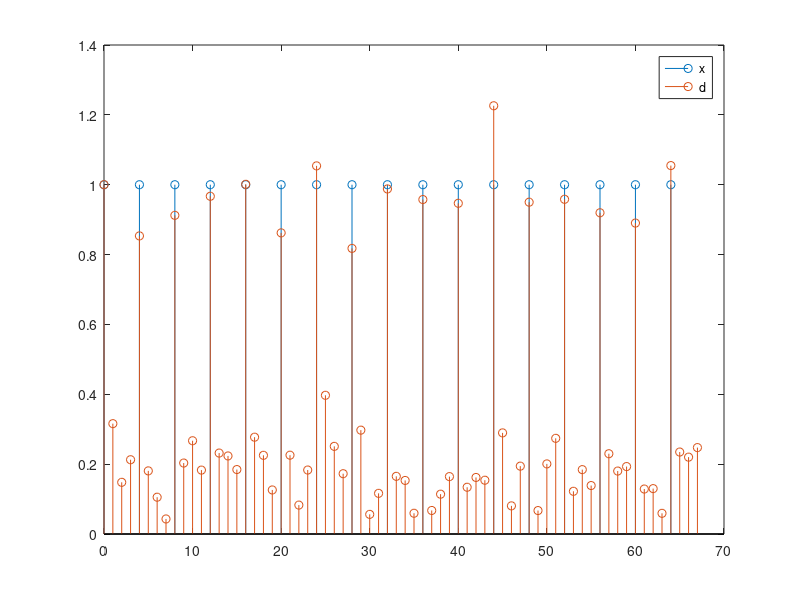

Recreate this plot in MATLAB. (Note: this script raises an error after producing the figure.)
%% Impulse response estimation
% We are at the receiver, we know what the sender is sending and we try to
% estimate it with the LS method (for reference, see page 244).

% Note: As the receiver, we do _not_ know neither N_h nor sigma_w

clear
close all
clc

% To observe L samples, we need to send L+N-1 samples of the training
% sequence {x(0), ..., x((N-1)+(L-1))}
% TODO Try multiple combinations. Generally, L = 2*N
L = 15; % Length of the observation
N = 10; % Supposed length of the impulse response of the channel
% Supposed length of the impulse response of the channel in each polyphase branch
% the number of branches that have a coefficient less than the other
% branches is
n_short = mod(4-N, 4);
% then the number of coefficients in each branch is
N_i(1:4-n_short) = ceil(N/4);
N_i(4-n_short + 1:4) = ceil(N/4) - 1;


%% Generate training sequence
% The x sequence must be a partially repeated M-L sequence of length L. We
% need it to have size L+N-1.
% this holds for L = 15
r = log2(L+1);
p = zeros(L,1);
p(1:r) = ones(1,r).'; % Set arbitrary initial condition
for l = r+1:(L)
    p(l) = xor(p(l-3), p(l-4)); % -1, -2 for L=3
end
clear l

x = [p; p(1:max(N_i)-1)];
x(x == 0) = -1;


%% Generate gi

N_h = 3;
a_dopp = [1, -4.4153, 8.6283, -9.4592, 6.1051, -1.3542, -3.3622, 7.2390, ...
    -7.9361, 5.1221, -1.8401, 2.8706e-1];
b_dopp = [1.3651e-4, 8.1905e-4, 2.0476e-3, 2.7302e-3, 2.0476e-3, 9.0939e-4, ...
    6.7852e-4, 1.3550e-3, 1.8076e-3, 1.3550e-3, 5.3726e-4, 6.1818e-5, -7.1294e-5, ...
    -9.5058e-5, -7.1294e-5, -2.5505e-5, 1.3321e-5, 4.5186e-5, 6.0248e-5, 4.5186e-5, ...
    1.8074e-5, 3.0124e-6];
[h_dopp, ~] = impz(b_dopp, a_dopp);
hds_nrg = sum(h_dopp.^2);
b_dopp = b_dopp / sqrt(hds_nrg);
Tc = 1;     % This is the smallest time interval we want to simulate
T = 4*Tc;   % Time sampling interval of the input of the channel
Kdb = 3;    % 3 dB
K = 10^(Kdb/10);
fd = 5*10^-3/T; % doppler frequency
Tq = Tc;    % Fundamental sampling time. This is the same as Tc, right???
% We stick to anastasopolous chugg paper (1997) and choose Tp such that
% fd*Tp = 0.1
tau_rms = 0.3*T;  % Tc = 1, as it is the fundamental sampling time
tau = 0:Tc:N_h-1;
Tp = 1/10 * (1/fd) * Tq; % Sampling time used for filtering the white noise
pdp_gauss = 1/tau_rms * exp(-tau/tau_rms);

C = sqrt(K/(K+1));
% normalize pdp: it must be sum(E[|gtilde_i|^2]) = 1 - C^2
pdp_gauss = pdp_gauss.*(1-C^2)/sum(pdp_gauss);

M_d = sum(pdp_gauss);

snr = 10; % db
snr_lin = 10^(snr/10);
sigma_w = 1/(T/Tc*snr); % the PN sequence has power 1


fprintf('fd * Tp = %d \n', Tp*fd);
g_samples_needed = 200000; % Some will be dropped because of transient
w_samples_needed = ceil(g_samples_needed / Tp);
transient = ceil(g_samples_needed/4);

% Generate complex-valued Gaussian white noise with zero mean and unit variance
%rng('default');
g_mat = zeros(N_h, g_samples_needed - transient);
for ray = 1:N_h
    w = wgn(w_samples_needed,1,0,'complex');
    %fprintf('variance of white noise=%d \n', var(w))
    
    % Filter the wgn with a narrowband filter. The filter will have the
    % classical Doppler spectrum in the frequency domain, with f_d * Tc = 1.25*10^-3
    % By using the approach suggested in anastchugg97 we use an iir filter
    % with known coefficients which is the convolution of a Cheby lowpass and a shaping filter.
    % Note that it is
    % possible to initialize properly the filters, consider doing it in
    % following versions since it allows to start in steady state conditions
    % and avoid dropping about many samples (it is a very cool thing!)
    gprime = filter(b_dopp, a_dopp, w);
    fprintf('g%d after interpolation has mean %d and variance %d  \n', ray, mean(gprime), var(gprime));
    %Gpr = fft(gprime);
    %figure, plot(20*log10(abs(Gpr)))
    
    % Interpolation
    t = 1:length(gprime);
    t_fine = Tq/Tp:Tq/Tp:length(gprime);
    
    g_fine = interp1(t, gprime, t_fine, 'spline');
    fprintf('g%d after interpolation has mean %d and variance %d  \n', ray, mean(g_fine), var(g_fine));
    % Drop the transient
    g_mat(ray, :) = g_fine(transient+1:end);
end

% Energy scaling
for k = 1:N_h
    g_mat(k, :) = g_mat(k, :)*sqrt(pdp_gauss(k));
end

% Only for LOS component
g_mat(1, :) = g_mat(1, :) + C;

clear a_dopp b_dopp g_fine gprime h_dopp pdp_gauss t_dopp t_fine g_samples_needed w_samples_needed

%% Generate desired signal via a polyphase implementation
%!!! This implementation works for N_h <= 4 !!!

d = zeros(T*length(x),1);
g_used_coeff = zeros(4, length(x)); % check these dimensions
for k = 0:length(x)-1
    % Generate white noise
    w = wgn(4, 1, 10*log10(sigma_w), 'complex');
    for idx = 0:4-1 % actually idx varies between 0 and 4 since there are four branches
        if (idx < N_h)
            d(k*T + idx*Tc + 1) = g_mat(idx+1,k*T + idx*Tc+1) * x(k+1) + w(idx+1);
            % store the coefficient actually used, it will be useful later on
            g_used_coeff(idx + 1, k + 1) = g_mat(idx+1,k*T + idx*Tc+1);
        else
            d(k*T + idx*Tc + 1) = 0 + w(idx+1); % no ray, just the noise
            g_used_coeff(idx + 1, k + 1) = 0;
        end
    end
end

% remove the coefficients of the transient from the g_used_coeff matrix
g_used_coeff = g_used_coeff(:, max(N_i) - 1 + 1:end); % N-1 is the max transient, +1 because of MATLAB

% create four different d_i vector, by sampling at step 4 the complete vector
% d. Each of them is the output of the polyphase brach at "lag" i
d_poly = zeros(length(d)/4, 4); % each column is a d_i
for idx  = 1:4
    d_poly(:, idx) = d(idx:4:end);
end

figure, stem(0:T:(length(d)-1), abs(x)), hold on, stem(0:Tc:length(d)-1, abs(d));
legend('x', 'd');

%% 

% Using the data matrix (page 246), easier implementation
h_hat = zeros(4,max(N_i)); % estimate 4 polyphase represantations
% this matrix is dimensioned to have the maximum number of coefficients
% for each of the four branch, the unused (i.e. unestimated) ones will be
% left zero
for idx = 1:4
    if N_i(idx) > 0
        I = zeros(L,N_i(idx));
        for column = 1:N_i(idx)
            I(:,column) = x(N_i(idx)-column+1:(N_i(idx)+L-column));
        end
        o = d_poly(N_i(idx):N_i(idx) + L - 1, idx);
        
        Phi = I'*I;
        theta = I'*o;
        
        h_hat(idx, 1:N_i(idx)) = inv(Phi) * theta;
    end % if N_branch is 0 don't estimate and leave hhat to 0
end

% tentative of computing d_hat
% h_hat_array = reshape(h_hat, 4*max(N_i), 1); 
% 
% d_hat = zeros(T*length(x) - N,1);
% h_used_coeff = zeros(4, length(x)); % check these dimensions
% for k = max(N_i):length(x)-1
%     % Generate white noise
%     for idx = 0:4-1 % actually idx varies between 0 and 4 since there are four branches
%         d_hat(k*T + idx*Tc + 1) = h_hat_array(idx*Tc+1:4:end).' * flipud(x(k+1-max(N_i) + 1:k+1));
%         % store the coefficient actually used, it will be useful later on
%         %h_used_coeff(idx + 1, k + 1) = g_mat(idx+1,k*T + idx*Tc+1);
%         
%     end
% end



% We need to discard N-1-(T/Tc-1) = N - T/Tc = N-4 samples for the
% transient. Actually we need to discard N_tr = max(0, N-4).
% %We already disregarded ?? floor((N-4)/4)
% x has L+max(N_i)-1 samples, we are considering L+1, that is we are
% disregarding max(N_i)-2 samples of x. This is equivalent to discarding
% 4*(max(N_i)-2) samples of d. We need to discard instead N-4 samples, so
% we still have to discard some other samples of d. How many?
% N_tr-4*max(N_i)+8 =
%   = N-4*(max(N_i)-1) if N>4
%   = -4*(max(N_i)-1) = 0  otherwise
% that practically is computed as max(0, N-4)-4*ceil(N/4)+8. Note that this
% yields a result that has a periodic ramp behaviour from 1 to 4, except
% for the first 4 values (N<=4) in which it is constantly 4.
% If max(N_i)=1 then we must keep all samples of x. What happens is that x
% has L samples, we take these L samples with a 0 in the front, h_hat is a
% column vector and x_toep is a row vector of length L+1. The resulting
% d_hat is as follows. The first column is all zeros and in this case is
% completely useless. The second column needs to be kept, since it is the
% output of the system in the first 4 time instants, and they are all
% useful because each branch of the filter has order 0 hence it does not
% depend on past values of x. Indeed, 4 is the value we get from the
% expression we derived above.
x = [p; p(1:max(N_i)-1)];
x(x == 0) = -1;
x = [0; x];
x_toep = toeplitz(x);
x_toep = x_toep(1:max(N_i), end-L:end);
% d_hat with the final part of the transient or with some useless zeros.
d_hat = h_hat * x_toep;
% Get d_hat in a line and then discard samples.
d_hat = reshape(d_hat, numel(d_hat), 1);
d_hat_discard_num = max(0, N-4)-4*ceil(N/4)+8;
d_hat = d_hat(d_hat_discard_num + 1 : end);
% Plot
figure
subplot 211, plot([real(d(end-length(d_hat)+1 : end)), real(d_hat)])
legend('Re[d]', 'Re[d_{hat}]'), grid on
title('Real part of actual and estimated desired signal')
subplot 212, plot([imag(d(end-length(d_hat)+1 : end)), imag(d_hat)])
legend('Im[d]', 'Im[d_{hat}]'), grid on
title('Imaginary part of actual and estimated desired signal')



% compute the mean coefficient of impulse response of each ray over the interval
% of interest of L samples in order to compare them with the estimated
% impulse response
h_mean = mean(g_used_coeff, 2);

figure, stem(abs(h_mean), 'DisplayName', 'First coefficient of each poly branch (mean)')
legend('-DynamicLegend'), hold on,
for k = 2:N_i
    stem(zeros(4,1), 'DisplayName', strcat(num2str(k), ' coefficient of each poly branch'))
    legend('-DynamicLegend'), hold on,
end
for k = 1:N_i
    stem(abs(h_hat(:, k)), 'DisplayName', 'hhat')
    legend('-DynamicLegend')
end
ax = gca; ax.XTick = 1:4;
xlim([0.5, 4.5])

% compute

% just to ease computation set to 0 the unused coefficients
% reshape hhat and h_mean
h_hat_array = reshape(h_hat, 4*max(N_i), 1); % this vector represents
% the estimated hhat_i for n = 0, 1, ... N - 1. Its length is actually more
% than N, but the last elements are just 0, therefore they can be removed
h_hat_array = h_hat_array(1:N);
h_mean_array = h_mean(1:N_h);
% the vector to which I compare the estimate has length N_h, I should
% resize the shortest vector to have the same length of the other by adding
% some 0
if N < N_h
    h_hat_array = [h_hat_array; zeros(N_h - N, 1)];
elseif N > N_h
    h_mean_array = [h_mean_array; zeros(N - N_h, 1)];
end % if N=N_h already ok
errorpower = sum(abs(h_hat_array - h_mean_array).^2);



%% Repeat the estimate 1000 times (note, this will be influenced by the actual
% choice of N and L
numsim = 1000;

hhat_mat = zeros(4*max(N_i), numsim);
errorpower_array = zeros(1, numsim);
for simiter = 1:numsim
    disp(simiter);
    
    % it would be better to generate d offline?
    d = zeros(T*length(x),1);
    g_used_coeff = zeros(4, length(x)); % check these dimensions
    for k = 0:length(x)-1
        % Generate white noise
        w = wgn(4, 1, 10*log10(sigma_w), 'complex');
        for idx = 0:4-1 % actually idx varies between 0 and 4 since there are four branches
            if (idx < N_h)
                d(k*T + idx*Tc + 1) = g_mat(idx+1,k*T + idx*Tc+1) * x(k+1) + w(idx+1);
            else
                d(k*T + idx*Tc + 1) = 0 + w(idx+1); % no ray, just the noise
            end
        end
    end
    
    % create four different d_i vector, by sampling at step 4 the complete vector
    % d. Each of them is the output of the polyphase brach at "lag" i
    d_poly = zeros(length(d)/4, 4); % each column is a d_i
    for idx  = 1:4
        d_poly(:, idx) = d(idx:4:end);
    end
    
    % Using the data matrix (page 246), easier implementation
    h_hat = zeros(4,max(N_i)); % estimate 4 polyphase represantations
    % this matrix is dimensioned to have the maximum number of coefficients
    % for each of the four branch, the unused (i.e. unestimated) ones will be
    % left zero
    for idx = 1:4
        if N_i(idx) > 0
            I = zeros(L,N_i(idx));
            for column = 1:N_i(idx)
                I(:,column) = x(N_i(idx)-column+1:(N_i(idx)+L-column));
            end
            o = d_poly(N_i(idx):N_i(idx) + L - 1, idx);
            
            Phi = I'*I;
            theta = I'*o;
            
            h_hat(idx, 1:N_i(idx)) = inv(Phi) * theta;
        end % if N_branch is 0 don't estimate and leave hhat to 0
    end
    hhat_mat(:, simiter) = reshape(h_hat, 4*max(N_i), 1);
    
    
    % just to ease computation set to 0 the unused coefficients
    % reshape hhat and h_mean
    h_hat_array = reshape(h_hat, 4*max(N_i), 1); % this vector represents
    % the estimated hhat_i for n = 0, 1, ... N - 1. Its length is actually more
    % than N, but the last elements are just 0, therefore they can be removed
    h_hat_array = h_hat_array(1:N);
    h_mean_array = h_mean(1:N_h);
    % the vector to which I compare the estimate has length N_h, I should
    % resize the shortest vector to have the same length of the other by adding
    % some 0
    if N < N_h
        h_hat_array = [h_hat_array; zeros(N_h - N, 1)];
    elseif N > N_h
        h_mean_array = [h_mean_array; zeros(N - N_h, 1)];
    end % if N=N_h already ok
    errorpower_array(simiter) = sum(abs(h_hat_array - h_mean_array).^2);
end

hhat_array_est = mean(hhat_mat, 2);
% reshape it
hhat_mat_mean = reshape(hhat_array_est, 4, max(N_i));


figure, stem(abs(h_mean), 'DisplayName', 'First coefficient of each poly branch (mean)')
legend('-DynamicLegend'), hold on,
for k = 2:N_i
    stem(zeros(4,1), 'DisplayName', strcat(num2str(k), ' coefficient of each poly branch'))
    legend('-DynamicLegend'), hold on,
end
for k = 1:N_i
    stem(abs(hhat_mat_mean(:, k)), 'DisplayName', 'hhat')
    legend('-DynamicLegend')
end
ax = gca; ax.XTick = 1:4;
xlim([0.5, 4.5])
title('mean of hhat over 1000 estimates')

% an estimate of E(|hhat - h|^2) over 1000 realizations could be given by
% the mean of E at each iteration
errorpower_est = mean(errorpower_array);
